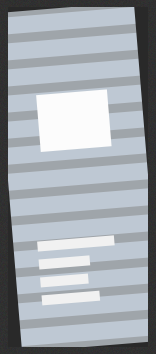
#> input picture ios/AICashier/Tests/Fixtures/crops/crystal-water-0.png, 156 x 354 px
$ python -i proposer.py   (imports and definitions only)
#> lines starting #> are read from the running program, lines starting #| are printed output that depends on the picture
"""Finding *where* the products are, without caring what they are.

This is the part that has to work for a product the system has never seen, so it
cannot be a classifier.  On a fixed rig with a light ring, subtracting the empty
mat is both the simplest and the most general answer: it proposes anything that
was not there before, which is exactly the requirement.

The YOLO proposer is kept for comparison (the E1 baseline) and because it still
helps on a cluttered background - but it can only propose what it was trained
on, which is the limitation this whole package exists to remove.
"""

from __future__ import annotations

from dataclasses import dataclass
from typing import Protocol

import cv2
import numpy as np

Box = tuple[int, int, int, int]


@dataclass(frozen=True)
class Proposal:
    box: Box
    area_px: int
    confidence: float = 1.0
    #: What a *classifying* proposer called it, when it has an opinion.  The
    #: class-agnostic proposers leave it None by construction - they find things
    #: without naming them, which is the whole point.  Only the closed-set
    #: baseline (research/experiments.py:e1_closed_set_baseline) reads it.
    label: str | None = None

    # [5 lines left out: function crop, not called in this run]


class Proposer(Protocol):
    def propose(self, frame: np.ndarray) -> list[Proposal]: ...


class BackgroundSubtractionProposer:
    """Whatever is on the mat that was not there when we calibrated.

    Class-agnostic by construction, about a millisecond per frame, and no
    training data - which is what makes same-day enrolment of an unknown product
    possible at all.
    """

    def __init__(self, min_area_px: int = 4000, diff_threshold: int = 28,
                 blur: int = 5, max_proposals: int = 12, downscale: int = 2,
                 shadow_chroma_eps: float = 0.04,
                 shadow_ratio: tuple[float, float] = (0.55, 0.95),
                 max_area_frac: float = 0.35, min_fill_ratio: float = 0.45,
                 max_aspect: float = 6.0, reject_border_px: int = 8,
                 roi: Box | None = None):
        self.min_area_px = min_area_px
        #: Everything below is an objectness test, and the proposer had none
        #: until a real rig was switched on.  "Differs from the empty mat and is
        #: bigger than 4000 px" was the whole definition of a product, so on a
        #: white table the table's own edges, a cable and a moving shadow all
        #: qualified and the till narrated products that were not there.
        #:
        #: An upper bound.  A packet occupies a part of the mat; a contour
        #: covering a third of it is the lighting changing, or the mat photograph
        #: no longer matching the mat.
        self.max_area_frac = max_area_frac
        #: The gate measures `contourArea` but the box that gets emitted is the
        #: bounding rectangle.  A diagonal sliver or a ring of shadow around a
        #: region passes the area test and then hands the embedder a box many
        #: times its own size, full of mat.  Requiring the contour to fill its
        #: own box throws those away and keeps solid things.
        self.min_fill_ratio = min_fill_ratio
        #: Long and thin is a table edge, a cable or the seam of a shadow.  No
        #: packet the till is meant to price is six times longer than it is wide.
        self.max_aspect = max_aspect
        #: A product sits on the mat, inside the frame.  Anything reaching the
        #: boundary is the world beyond the mat leaking in - and if the camera is
        #: aimed so tightly that real products touch the edge, the fix is the
        #: aim, not a proposal for the floor.
        self.reject_border_px = reject_border_px
        #: Where the mat is, in full-frame pixels, or None for the whole frame.
        #: Set it from `rig.mat_roi`.  The mask outside is zeroed rather than the
        #: frame being cropped, so every box stays in full-frame coordinates and
        #: the tracker, the crops, metrology and the overlay need no adjustment.
        self.roi = roi
        self.diff_threshold = diff_threshold
        #: A shadow darkens the mat without changing its colour: same
        #: chromaticity (RGB / sum), lower intensity.  Pixels that fit that
        #: description are dropped from the mask so a product's shadow, or a
        #: hand's, does not become part of its box (docs/research/09, D10).
        #: ponytail: an achromatic packet whose intensity ratio to the mat
        #: falls inside `shadow_ratio` is invisible to this test; on the matte
        #: black mat HARDWARE.md prescribes, shadows barely register anyway.
        #: Set shadow_chroma_eps=0 to switch it off.
        self.shadow_chroma_eps = shadow_chroma_eps
        self.shadow_ratio = shadow_ratio
        self.blur = blur | 1                      # cv2 needs an odd kernel
        self.max_proposals = max_proposals
        #: The mask is computed at 1/downscale resolution and the boxes scaled
        #: back up.  Benchmarking showed this stage, not the neural network, was
        #: the frame budget once tracks settle - and a product occupying a
        #: quarter of the frame does not need full resolution to be *located*.
        #: The crop that reaches the embedder is still cut from the full frame.
        self.downscale = max(1, int(downscale))
        self._background: np.ndarray | None = None

    def calibrate(self, empty_mat_frame: np.ndarray) -> None:
        """Record the empty mat. Re-run whenever the rig or the lighting moves."""
        self._background = self._prepare(empty_mat_frame)

    @property
    def calibrated(self) -> bool:
        return self._background is not None

    def _prepare(self, frame: np.ndarray) -> np.ndarray:
        # kept in colour on purpose.  A greyscale difference is blind to any
        # product whose brightness happens to match the mat - a red-and-blue
        # can over a dark mat has almost the same luminance and simply vanishes.
        if frame.ndim == 2:
            frame = cv2.cvtColor(frame, cv2.COLOR_GRAY2BGR)
        if self.downscale > 1:
            frame = cv2.resize(frame, None, fx=1 / self.downscale, fy=1 / self.downscale,
                               interpolation=cv2.INTER_AREA)
        return cv2.GaussianBlur(frame, (self.blur, self.blur), 0)

    # [77 lines left out: functions _shadow, propose, _search_area, not called in this run]


class WholeFrameProposer:
    """The image *is* the crop.

    Public benchmarks (RPC single-product images, GroceryVision, MIMEX) ship
    pre-cropped product photographs with no mat to subtract, so the proposer
    has nothing to find.  Returning the whole frame lets the same experiments
    run unchanged on them (research/dataset.py ImageFolderSource, experiment E9).
    """

    calibrated = True

    def calibrate(self, empty_mat_frame: np.ndarray) -> None:      # nothing to learn
        pass

    def propose(self, frame: np.ndarray) -> list[Proposal]:
        h, w = frame.shape[:2]
        return [Proposal(box=(0, 0, w, h), area_px=int(w * h))]


# [11 lines left out: function mask_above_mat, not called in this run]


class YoloProposer:
    """The trained detector, used only for its boxes.

    Comparison baseline.  Note the ceiling: it proposes nothing for a product it
    was not trained on, so it cannot support enrolment.
    """

    # [22 lines left out: functions __init__, class_names, propose, not called in this run]

>>> import cv2
>>> picture = cv2.imread('../ios/AICashier/Tests/Fixtures/crops/crystal-water-0.png')
#> picture is the input picture: shape (354, 156, 3); mean B, G, R 174.9, 168.7, 162.7
>>> result = BackgroundSubtractionProposer().calibrate(picture)
#> in _prepare, `frame = cv2.resize(frame, None, fx=1 / self.downscale, fy=1 / self.dow..`:
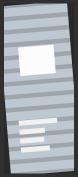
#> frame: shape (177, 78, 3); mean of channels 0, 1, 2 175, 168.7, 162.7; drawn as B, G, R
#> in _prepare, `return cv2.GaussianBlur(frame, (self.blur, self.blur), 0)`:
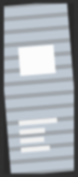
#> returned value: shape (177, 78, 3); mean of channels 0, 1, 2 175, 168.7, 162.7; drawn as B, G, R

$ run again, on ios/AICashier/Tests/Fixtures/crops/crystal-water-2.png
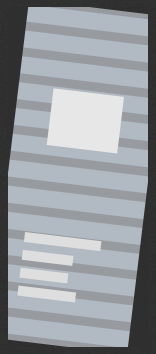
#> input picture ios/AICashier/Tests/Fixtures/crops/crystal-water-2.png, 156 x 354 px
#> picture is the input picture: shape (354, 156, 3); mean B, G, R 160.3, 155.2, 150.2
#> in _prepare, `return cv2.GaussianBlur(frame, (self.blur, self.blur), 0)`:
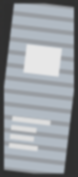
#> returned value: shape (177, 78, 3); mean of channels 0, 1, 2 160.4, 155.2, 150.3; drawn as B, G, R
